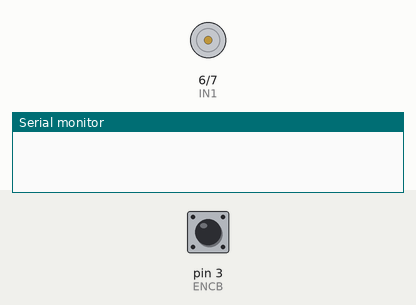
The sketch below on a simulated Arduino Uno, built with avr-gcc and run on an emulated ATmega328P. On the bench: motor-driver pin pairs drawn as motors (green arrow = first pin HIGH = forward, orange = second pin HIGH = backward, longer = more drive, scaled by the enable pin), the last lines printed to the serial monitor. The inputs (shaded band) are chosen by the test bench; at power-on: pin 3 (ENCB) HIGH.

Above: at 0.1 s.
At 2.2 s:
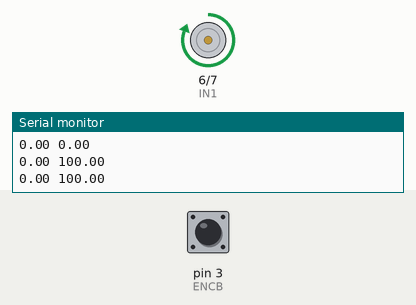
Timing chart, 0 to 3.7 s (numbered marks = the images above):
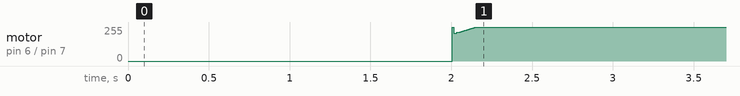

The sketch:

MotorSpeedControlPID.ino
```cpp
#define ENCA 2
#define ENCB 3 // encoding pins

#define PWM 5 // ena
#define IN1 6
#define IN2 7

long prevTime = 0;
long prevPos = 0;
volatile long pos_i = 0; // encoder counts motor has moved from beginning position

float v1Filt = 0;
float v1Prev = 0;

float eintegral=0;
float prevError=0;

void setup() {
  Serial.begin(115200);

  pinMode(ENCA, INPUT);
  pinMode(ENCB, INPUT);
  pinMode(PWM, OUTPUT);
  pinMode(IN1, OUTPUT);
  pinMode(IN2, OUTPUT);

  attachInterrupt(digitalPinToInterrupt(ENCB), readEncoder, RISING);
}

void loop() {

  long time = micros();

  if (time - prevTime >= 10000) {
    // creates more stable rpm measurements by using fixed time interval

    // reads pos and velocity
    long pos = 0;

    noInterrupts();
    pos = pos_i;
    interrupts();

    // calculate velocity
    float deltaT = (float)(time - prevTime) / 1.0e6; // change in time in seconds
    float deltaPos = (pos - prevPos);
    float velocity = deltaPos / deltaT;

    prevPos = pos;
    prevTime = time;

    // convert encoder counts to rpm
    float v1 = velocity / (425) * 60;

    // low-pass filter (2.5hz cutoff)
    v1Filt = 0.854*v1Filt + 0.0728*v1 + 0.0728*v1Prev;
    v1Prev = v1;

    //target speed
    float target;

    if (millis() < 2000) {
      target = 0;
    } else {
      target = 100;
    }

    // pid controller
    float kp=2;
    float ki=3.5;
    float kd=0.01;

    float error=target-v1Filt;

    eintegral=eintegral+error*deltaT;

    //derivative
    float derivative = (error-prevError)/deltaT;

    float u = kp*error + ki*eintegral + kd*derivative;

    prevError = error;

    int dir=1;
    int pwr = (int)u;

    if (pwr>255){
      pwr=255;
    }
    if (pwr<0){
      pwr=0;
    }

    setMotor(dir,PWM,pwr,IN1,IN2);

  static unsigned long lastPrint = 0;

  if (millis() - lastPrint >= 100) {
    Serial.print(v1Filt);
    Serial.print(" ");
    Serial.println(target);

    lastPrint = millis();
  }
    delay(1);
  }
}

void setMotor(int dir, int pwm, int pwmValue, int in1, int in2) {
  analogWrite(pwm, pwmValue);

  if (dir == 1) {
    digitalWrite(in1, HIGH);
    digitalWrite(in2, LOW);
  }
  else if (dir == -1) { // swaps motor direction
    digitalWrite(in1, LOW);
    digitalWrite(in2, HIGH);
  }
  else { // 0 speed
    digitalWrite(in1, LOW);
    digitalWrite(in2, LOW);
  }
}

void readEncoder() {
  pos_i++;
}
```
